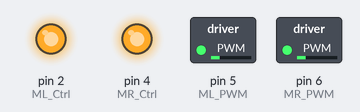
Simulated run of this sketch. Board: Arduino Uno, built with avr-gcc and run on an emulated ATmega328P. Shown: switched loads named in the sketch (green lamp = pin HIGH), output pins drawn as LEDs (lit = HIGH).

Above: at 0.05 s.
At 2.5 s:
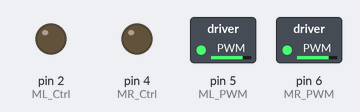
At 5.0 s:
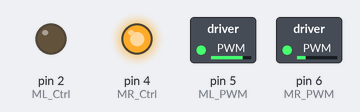
At 7.45 s:
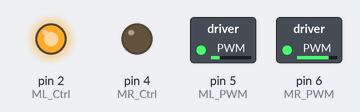
At 9.95 s:
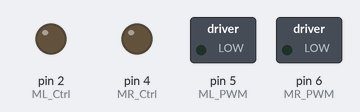
Timing chart, 0 to 13.0 s (numbered marks = the images above):
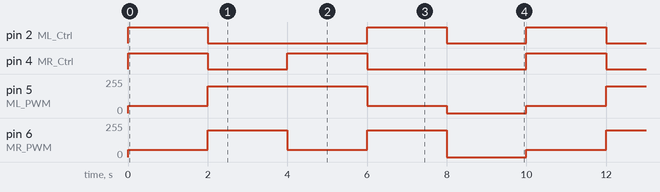

The sketch:

lesson_8.1_Motor_driver_shield.ino
```cpp
//****************************************************************************
/*
 keyestudio 4wd BT Car
 lesson 8.1
 Motor driver shield
 http://www.keyestudio.com
*/
#define ML_Ctrl 2     //define the direction control pins of group B motor
#define ML_PWM 5   //define the PWM control pins of group B motor
#define MR_Ctrl 4    //define the direction control pins of group A motor
#define MR_PWM 6   //define the PWM control pins of group A motor

void setup()
{
  pinMode(ML_Ctrl, OUTPUT);//set direction control pins of group B motor to output
  pinMode(ML_PWM, OUTPUT);//set PWM control pins of group B motor to output
  pinMode(MR_Ctrl, OUTPUT);//set direction control pins of group A motor to output
  pinMode(MR_PWM, OUTPUT);//set PWM control pins of group A motor to output
}
void loop()
{
  //front
  digitalWrite(ML_Ctrl,HIGH);//set the direction control pins of group B motor to HIGH
  analogWrite(ML_PWM,55);//set the PWM control speed of group B motor to 55
  digitalWrite(MR_Ctrl,HIGH);//set the direction control pins of group A motor to HIGH
  analogWrite(MR_PWM,55);// set the PWM control speed of group A motor to 55
  delay(2000);//delay in 2000ms
  //back
  digitalWrite(ML_Ctrl,LOW);//set the direction control pins of group B motor to LOW level
  analogWrite(ML_PWM,200);// set the PWM control speed of group B motor to 200
  digitalWrite(MR_Ctrl,LOW);//set the direction control pins of group A motor to LOW level
  analogWrite(MR_PWM,200);//set the PWM control speed of group A motor to 200
  delay(2000);//delay in 2000ms
  //left
  digitalWrite(ML_Ctrl,LOW);//set the direction control pins of group B motor to LOW level
  analogWrite(ML_PWM,200);//set the PWM control speed of group B motor to 200
  digitalWrite(MR_Ctrl,HIGH);//set the direction control pins of group A motor to HIGH level
  analogWrite(MR_PWM,55);//set the PWM control speed of group A motor to 200
  delay(2000);//delay in 2000ms
  //right
  digitalWrite(ML_Ctrl,HIGH);//set the direction control pins of group B motor to HIGH level
  analogWrite(ML_PWM,55);//set the PWM control speed of group B motor to 55
  digitalWrite(MR_Ctrl,LOW);// set the direction control pins of group A motor to LOW level
  analogWrite(MR_PWM,200);//set the PWM control speed of group A motor to 200
  delay(2000);//delay in 2000ms
  //stop
  digitalWrite(ML_Ctrl, LOW);// set the direction control pins of group B motor to LOW level
  analogWrite(ML_PWM,0);//set the PWM control speed of group B motor to 0
  digitalWrite(MR_Ctrl, LOW);// set the direction control pins of group A motor to LOW level
  analogWrite(MR_PWM,0);//set the PWM control speed of group A motor to 0
  delay(2000);// delay in 2000ms
}
//****************************************************************************
```

Measured:
- by itself, pin 2 (ML_Ctrl): repeats every 10.0 s: LOW 4.0 s, HIGH 2.0 s, LOW 2.0 s, HIGH 2.0 s
- by itself, pin 4 (MR_Ctrl): repeats every 10.0 s: LOW 2.0 s, HIGH 2.0 s, LOW 4.0 s, HIGH 2.0 s
- by itself, pin 5 (ML_PWM): repeats every 10.0 s: 200/255 4.0 s, 55/255 2.0 s, 0/255 2.0 s, 55/255 2.0 s
- by itself, pin 6 (MR_PWM): repeats every 10.0 s: 200/255 2.0 s, 55/255 2.0 s, 200/255 2.0 s, 0/255 2.0 s, 55/255 2.0 s
